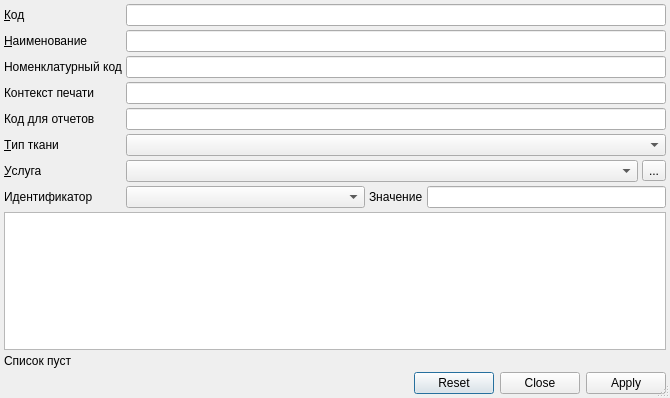
<?xml version="1.0" encoding="UTF-8"?>
<ui version="4.0">
 <class>ActionTypeFindDialog</class>
 <widget class="QDialog" name="ActionTypeFindDialog">
  <property name="geometry">
   <rect>
    <x>0</x>
    <y>0</y>
    <width>670</width>
    <height>398</height>
   </rect>
  </property>
  <property name="windowTitle">
   <string>Dialog</string>
  </property>
  <property name="sizeGripEnabled">
   <bool>true</bool>
  </property>
  <layout class="QGridLayout" name="gridLayout">
   <property name="leftMargin">
    <number>4</number>
   </property>
   <property name="topMargin">
    <number>4</number>
   </property>
   <property name="rightMargin">
    <number>4</number>
   </property>
   <property name="bottomMargin">
    <number>4</number>
   </property>
   <property name="spacing">
    <number>4</number>
   </property>
   <item row="5" column="1" colspan="2">
    <widget class="CRBComboBox" name="cmbTissueType"/>
   </item>
   <item row="9" column="0" colspan="3">
    <widget class="CTableView" name="tblActionTypeFound"/>
   </item>
   <item row="6" column="2">
    <widget class="QToolButton" name="btnSelectService">
     <property name="text">
      <string>...</string>
     </property>
    </widget>
   </item>
   <item row="0" column="1" colspan="2">
    <widget class="QLineEdit" name="edtCode"/>
   </item>
   <item row="5" column="0">
    <widget class="QLabel" name="lblTissueType">
     <property name="text">
      <string>&amp;Тип ткани</string>
     </property>
     <property name="buddy">
      <cstring>cmbTissueType</cstring>
     </property>
    </widget>
   </item>
   <item row="12" column="0" colspan="3">
    <layout class="QHBoxLayout" name="horizontalLayout">
     <property name="spacing">
      <number>4</number>
     </property>
     <item>
      <spacer name="horizontalSpacer">
       <property name="orientation">
        <enum>Qt::Horizontal</enum>
       </property>
       <property name="sizeHint" stdset="0">
        <size>
         <width>40</width>
         <height>20</height>
        </size>
       </property>
      </spacer>
     </item>
     <item>
      <widget class="QDialogButtonBox" name="buttonBox">
       <property name="sizePolicy">
        <sizepolicy hsizetype="Maximum" vsizetype="Fixed">
         <horstretch>0</horstretch>
         <verstretch>0</verstretch>
        </sizepolicy>
       </property>
       <property name="orientation">
        <enum>Qt::Horizontal</enum>
       </property>
       <property name="standardButtons">
        <set>QDialogButtonBox::Apply|QDialogButtonBox::Close|QDialogButtonBox::Reset</set>
       </property>
       <property name="centerButtons">
        <bool>false</bool>
       </property>
      </widget>
     </item>
    </layout>
   </item>
   <item row="7" column="0">
    <widget class="QLabel" name="lblIdentification">
     <property name="text">
      <string>Идентификатор</string>
     </property>
    </widget>
   </item>
   <item row="1" column="0">
    <widget class="QLabel" name="lblName">
     <property name="sizePolicy">
      <sizepolicy hsizetype="Maximum" vsizetype="Preferred">
       <horstretch>0</horstretch>
       <verstretch>0</verstretch>
      </sizepolicy>
     </property>
     <property name="text">
      <string>&amp;Наименование</string>
     </property>
     <property name="buddy">
      <cstring>edtName</cstring>
     </property>
    </widget>
   </item>
   <item row="1" column="1" colspan="2">
    <widget class="QLineEdit" name="edtName"/>
   </item>
   <item row="2" column="1" colspan="2">
    <widget class="QLineEdit" name="edtNomenclativeCode"/>
   </item>
   <item row="3" column="1" colspan="2">
    <widget class="QLineEdit" name="edtContext"/>
   </item>
   <item row="4" column="0">
    <widget class="QLabel" name="lblCodeReports">
     <property name="text">
      <string>Код для отчетов</string>
     </property>
    </widget>
   </item>
   <item row="0" column="0">
    <widget class="QLabel" name="lblCode">
     <property name="sizePolicy">
      <sizepolicy hsizetype="Maximum" vsizetype="Preferred">
       <horstretch>0</horstretch>
       <verstretch>0</verstretch>
      </sizepolicy>
     </property>
     <property name="text">
      <string>&amp;Код</string>
     </property>
     <property name="buddy">
      <cstring>edtCode</cstring>
     </property>
    </widget>
   </item>
   <item row="3" column="0">
    <widget class="QLabel" name="lblContext">
     <property name="text">
      <string>Контекст печати</string>
     </property>
    </widget>
   </item>
   <item row="4" column="1" colspan="2">
    <widget class="QLineEdit" name="edtCodeReports"/>
   </item>
   <item row="6" column="0">
    <widget class="QLabel" name="lblProfilePayment">
     <property name="sizePolicy">
      <sizepolicy hsizetype="Maximum" vsizetype="Preferred">
       <horstretch>0</horstretch>
       <verstretch>0</verstretch>
      </sizepolicy>
     </property>
     <property name="text">
      <string>&amp;Услуга</string>
     </property>
     <property name="buddy">
      <cstring>cmbService</cstring>
     </property>
    </widget>
   </item>
   <item row="6" column="1">
    <widget class="CRBComboBox" name="cmbService"/>
   </item>
   <item row="2" column="0">
    <widget class="QLabel" name="lblNomenclativeCode">
     <property name="sizePolicy">
      <sizepolicy hsizetype="Maximum" vsizetype="Preferred">
       <horstretch>0</horstretch>
       <verstretch>0</verstretch>
      </sizepolicy>
     </property>
     <property name="text">
      <string>Номенклатурный код</string>
     </property>
     <property name="buddy">
      <cstring>edtNomenclativeCode</cstring>
     </property>
    </widget>
   </item>
   <item row="11" column="0" colspan="3">
    <widget class="QLabel" name="lblRecordsCount">
     <property name="text">
      <string>Список пуст</string>
     </property>
    </widget>
   </item>
   <item row="7" column="1" colspan="2">
    <layout class="QGridLayout" name="gridLayout_2">
     <item row="0" column="1">
      <widget class="QLabel" name="lblIdentificationValue">
       <property name="sizePolicy">
        <sizepolicy hsizetype="Fixed" vsizetype="Preferred">
         <horstretch>0</horstretch>
         <verstretch>0</verstretch>
        </sizepolicy>
       </property>
       <property name="text">
        <string>Значение</string>
       </property>
      </widget>
     </item>
     <item row="0" column="0">
      <widget class="CAccountingSystemComboBox" name="cmbIdentificationAccountingSystem">
       <property name="sizePolicy">
        <sizepolicy hsizetype="Expanding" vsizetype="Fixed">
         <horstretch>0</horstretch>
         <verstretch>0</verstretch>
        </sizepolicy>
       </property>
      </widget>
     </item>
     <item row="0" column="2">
      <widget class="QLineEdit" name="leIdentificationValue">
       <property name="sizePolicy">
        <sizepolicy hsizetype="Expanding" vsizetype="Fixed">
         <horstretch>0</horstretch>
         <verstretch>0</verstretch>
        </sizepolicy>
       </property>
      </widget>
     </item>
    </layout>
   </item>
  </layout>
 </widget>
 <customwidgets>
  <customwidget>
   <class>CTableView</class>
   <extends>QTableView</extends>
   <header>library/TableView.h</header>
  </customwidget>
  <customwidget>
   <class>CRBComboBox</class>
   <extends>QComboBox</extends>
   <header>library/crbcombobox.h</header>
  </customwidget>
  <customwidget>
   <class>CAccountingSystemComboBox</class>
   <extends>QComboBox</extends>
   <header>library/IdentificationModel.h</header>
  </customwidget>
 </customwidgets>
 <tabstops>
  <tabstop>edtCode</tabstop>
  <tabstop>edtName</tabstop>
  <tabstop>edtNomenclativeCode</tabstop>
  <tabstop>edtContext</tabstop>
  <tabstop>cmbTissueType</tabstop>
  <tabstop>cmbService</tabstop>
  <tabstop>btnSelectService</tabstop>
  <tabstop>tblActionTypeFound</tabstop>
 </tabstops>
 <resources/>
 <connections>
  <connection>
   <sender>buttonBox</sender>
   <signal>accepted()</signal>
   <receiver>ActionTypeFindDialog</receiver>
   <slot>accept()</slot>
   <hints>
    <hint type="sourcelabel">
     <x>682</x>
     <y>388</y>
    </hint>
    <hint type="destinationlabel">
     <x>157</x>
     <y>274</y>
    </hint>
   </hints>
  </connection>
  <connection>
   <sender>buttonBox</sender>
   <signal>rejected()</signal>
   <receiver>ActionTypeFindDialog</receiver>
   <slot>reject()</slot>
   <hints>
    <hint type="sourcelabel">
     <x>700</x>
     <y>388</y>
    </hint>
    <hint type="destinationlabel">
     <x>286</x>
     <y>274</y>
    </hint>
   </hints>
  </connection>
 </connections>
</ui>
